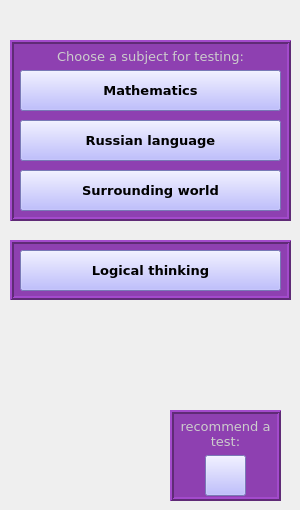
    <widget class="QWidget" name="class1TestPage">
     <widget class="QLabel" name="choodeLbl1">
      <property name="geometry">
       <rect>
        <x>10</x>
        <y>40</y>
        <width>281</width>
        <height>181</height>
       </rect>
      </property>
      <property name="font">
       <font>
        <family>Verdana</family>
        <pointsize>10</pointsize>
        <weight>50</weight>
        <bold>false</bold>
        <stylestrategy>PreferAntialias</stylestrategy>
        <kerning>true</kerning>
       </font>
      </property>
      <property name="autoFillBackground">
       <bool>false</bool>
      </property>
      <property name="styleSheet">
       <string notr="true">background-color: rgb(142, 64, 177);
color: rgb(204, 204, 204);</string>
      </property>
      <property name="frameShape">
       <enum>QFrame::Box</enum>
      </property>
      <property name="frameShadow">
       <enum>QFrame::Raised</enum>
      </property>
      <property name="lineWidth">
       <number>2</number>
      </property>
      <property name="text">
       <string>Choose a subject for testing:</string>
      </property>
      <property name="alignment">
       <set>Qt::AlignHCenter|Qt::AlignTop</set>
      </property>
     </widget>
     <widget class="QPushButton" name="mathBtn1">
      <property name="geometry">
       <rect>
        <x>20</x>
        <y>70</y>
        <width>261</width>
        <height>41</height>
       </rect>
      </property>
      <property name="font">
       <font>
        <family>Verdana</family>
        <pointsize>10</pointsize>
        <weight>75</weight>
        <bold>true</bold>
       </font>
      </property>
      <property name="autoFillBackground">
       <bool>false</bool>
      </property>
      <property name="styleSheet">
       <string notr="true">background-color: rgb(170, 170, 255);</string>
      </property>
      <property name="text">
       <string>Mathematics</string>
      </property>
      <property name="autoDefault">
       <bool>false</bool>
      </property>
      <property name="default">
       <bool>false</bool>
      </property>
      <property name="flat">
       <bool>false</bool>
      </property>
     </widget>
     <widget class="QPushButton" name="rlBtn1">
      <property name="geometry">
       <rect>
        <x>20</x>
        <y>120</y>
        <width>261</width>
        <height>41</height>
       </rect>
      </property>
      <property name="font">
       <font>
        <family>Verdana</family>
        <pointsize>10</pointsize>
        <weight>75</weight>
        <bold>true</bold>
       </font>
      </property>
      <property name="autoFillBackground">
       <bool>false</bool>
      </property>
      <property name="styleSheet">
       <string notr="true">background-color: rgb(170, 170, 255);</string>
      </property>
      <property name="text">
       <string>Russian language</string>
      </property>
      <property name="autoDefault">
       <bool>false</bool>
      </property>
      <property name="default">
       <bool>false</bool>
      </property>
      <property name="flat">
       <bool>false</bool>
      </property>
     </widget>
     <widget class="QPushButton" name="swBtn1">
      <property name="geometry">
       <rect>
        <x>20</x>
        <y>170</y>
        <width>261</width>
        <height>41</height>
       </rect>
      </property>
      <property name="font">
       <font>
        <family>Verdana</family>
        <pointsize>10</pointsize>
        <weight>75</weight>
        <bold>true</bold>
       </font>
      </property>
      <property name="autoFillBackground">
       <bool>false</bool>
      </property>
      <property name="styleSheet">
       <string notr="true">background-color: rgb(170, 170, 255);</string>
      </property>
      <property name="text">
       <string>Surrounding world</string>
      </property>
      <property name="autoDefault">
       <bool>false</bool>
      </property>
      <property name="default">
       <bool>false</bool>
      </property>
      <property name="flat">
       <bool>false</bool>
      </property>
     </widget>
     <widget class="QLabel" name="lthLbl1">
      <property name="geometry">
       <rect>
        <x>10</x>
        <y>240</y>
        <width>281</width>
        <height>60</height>
       </rect>
      </property>
      <property name="font">
       <font>
        <family>Verdana</family>
        <pointsize>10</pointsize>
        <weight>50</weight>
        <bold>false</bold>
        <stylestrategy>PreferAntialias</stylestrategy>
        <kerning>true</kerning>
       </font>
      </property>
      <property name="autoFillBackground">
       <bool>false</bool>
      </property>
      <property name="styleSheet">
       <string notr="true">background-color: rgb(142, 64, 177);
color: rgb(204, 204, 204);</string>
      </property>
      <property name="frameShape">
       <enum>QFrame::Box</enum>
      </property>
      <property name="frameShadow">
       <enum>QFrame::Raised</enum>
      </property>
      <property name="lineWidth">
       <number>2</number>
      </property>
      <property name="text">
       <string/>
      </property>
      <property name="alignment">
       <set>Qt::AlignHCenter|Qt::AlignTop</set>
      </property>
     </widget>
     <widget class="QPushButton" name="lthBtn1">
      <property name="geometry">
       <rect>
        <x>20</x>
        <y>250</y>
        <width>261</width>
        <height>41</height>
       </rect>
      </property>
      <property name="font">
       <font>
        <family>Verdana</family>
        <pointsize>10</pointsize>
        <weight>75</weight>
        <bold>true</bold>
       </font>
      </property>
      <property name="autoFillBackground">
       <bool>false</bool>
      </property>
      <property name="styleSheet">
       <string notr="true">background-color: rgb(170, 170, 255);</string>
      </property>
      <property name="text">
       <string>Logical thinking</string>
      </property>
      <property name="autoDefault">
       <bool>false</bool>
      </property>
      <property name="default">
       <bool>false</bool>
      </property>
      <property name="flat">
       <bool>false</bool>
      </property>
     </widget>
     <widget class="QPushButton" name="recBtn1">
      <property name="geometry">
       <rect>
        <x>205</x>
        <y>455</y>
        <width>41</width>
        <height>41</height>
       </rect>
      </property>
      <property name="font">
       <font>
        <family>Verdana</family>
        <pointsize>10</pointsize>
        <weight>75</weight>
        <bold>true</bold>
       </font>
      </property>
      <property name="layoutDirection">
       <enum>Qt::LeftToRight</enum>
      </property>
      <property name="autoFillBackground">
       <bool>false</bool>
      </property>
      <property name="styleSheet">
       <string notr="true">background-color: rgb(170, 170, 255);</string>
      </property>
      <property name="text">
       <string/>
      </property>
      <property name="icon">
       <iconset>
        <normaloff>F:/van/finger.png</normaloff>F:/van/finger.png</iconset>
      </property>
      <property name="iconSize">
       <size>
        <width>50</width>
        <height>50</height>
       </size>
      </property>
      <property name="autoDefault">
       <bool>false</bool>
      </property>
      <property name="default">
       <bool>false</bool>
      </property>
      <property name="flat">
       <bool>false</bool>
      </property>
     </widget>
     <widget class="QLabel" name="choodeLbl1_3">
      <property name="geometry">
       <rect>
        <x>170</x>
        <y>410</y>
        <width>111</width>
        <height>91</height>
       </rect>
      </property>
      <property name="font">
       <font>
        <family>Verdana</family>
        <pointsize>10</pointsize>
        <weight>50</weight>
        <bold>false</bold>
        <stylestrategy>PreferAntialias</stylestrategy>
        <kerning>true</kerning>
       </font>
      </property>
      <property name="autoFillBackground">
       <bool>false</bool>
      </property>
      <property name="styleSheet">
       <string notr="true">background-color: rgb(142, 64, 177);
color: rgb(204, 204, 204);</string>
      </property>
      <property name="frameShape">
       <enum>QFrame::Box</enum>
      </property>
      <property name="frameShadow">
       <enum>QFrame::Raised</enum>
      </property>
      <property name="lineWidth">
       <number>2</number>
      </property>
      <property name="text">
       <string>recommend a test:</string>
      </property>
      <property name="alignment">
       <set>Qt::AlignHCenter|Qt::AlignTop</set>
      </property>
      <property name="wordWrap">
       <bool>true</bool>
      </property>
     </widget>
     <zorder>choodeLbl1_3</zorder>
     <zorder>choodeLbl1</zorder>
     <zorder>mathBtn1</zorder>
     <zorder>rlBtn1</zorder>
     <zorder>swBtn1</zorder>
     <zorder>lthLbl1</zorder>
     <zorder>lthBtn1</zorder>
     <zorder>recBtn1</zorder>
    </widget>
